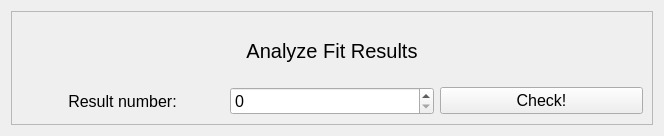
<?xml version="1.0" encoding="UTF-8"?>
<ui version="4.0">
 <class>Form</class>
 <widget class="QWidget" name="Form">
  <property name="geometry">
   <rect>
    <x>0</x>
    <y>0</y>
    <width>664</width>
    <height>136</height>
   </rect>
  </property>
  <property name="windowTitle">
   <string>Analze Fit Results</string>
  </property>
  <layout class="QVBoxLayout" name="verticalLayout">
   <item>
    <layout class="QGridLayout" name="gridLayout_3">
     <item row="0" column="0">
      <widget class="QFrame" name="frame">
       <property name="frameShape">
        <enum>QFrame::StyledPanel</enum>
       </property>
       <property name="frameShadow">
        <enum>QFrame::Raised</enum>
       </property>
       <layout class="QGridLayout" name="gridLayout">
        <item row="1" column="2">
         <widget class="QPushButton" name="plot_pushButton">
          <property name="font">
           <font>
            <pointsize>12</pointsize>
           </font>
          </property>
          <property name="text">
           <string>Check!</string>
          </property>
         </widget>
        </item>
        <item row="1" column="1">
         <widget class="QSpinBox" name="result_spinBox">
          <property name="font">
           <font>
            <pointsize>12</pointsize>
           </font>
          </property>
          <property name="maximum">
           <number>1000000000</number>
          </property>
         </widget>
        </item>
        <item row="1" column="0">
         <widget class="QLabel" name="label">
          <property name="font">
           <font>
            <pointsize>12</pointsize>
           </font>
          </property>
          <property name="text">
           <string>Result number:</string>
          </property>
          <property name="alignment">
           <set>Qt::AlignCenter</set>
          </property>
         </widget>
        </item>
        <item row="0" column="0" colspan="3">
         <widget class="QLabel" name="label_2">
          <property name="font">
           <font>
            <pointsize>15</pointsize>
           </font>
          </property>
          <property name="text">
           <string>Analyze Fit Results</string>
          </property>
          <property name="alignment">
           <set>Qt::AlignCenter</set>
          </property>
         </widget>
        </item>
       </layout>
      </widget>
     </item>
    </layout>
   </item>
  </layout>
 </widget>
 <resources/>
 <connections/>
</ui>
